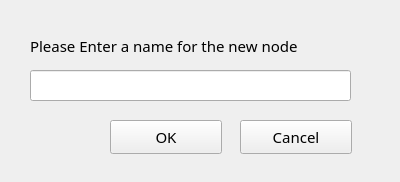
<?xml version="1.0" encoding="UTF-8"?>
<ui version="4.0">
 <class>Dialog</class>
 <widget class="QWidget" name="Dialog">
  <property name="geometry">
   <rect>
    <x>0</x>
    <y>0</y>
    <width>400</width>
    <height>182</height>
   </rect>
  </property>
  <property name="windowTitle">
   <string>Dialog</string>
  </property>
  <widget class="QLabel" name="label">
   <property name="geometry">
    <rect>
     <x>30</x>
     <y>30</y>
     <width>341</width>
     <height>31</height>
    </rect>
   </property>
   <property name="font">
    <font>
     <family>微软雅黑</family>
     <pointsize>11</pointsize>
    </font>
   </property>
   <property name="text">
    <string>Please Enter a name for the new node</string>
   </property>
  </widget>
  <widget class="QLineEdit" name="lineEdit">
   <property name="geometry">
    <rect>
     <x>30</x>
     <y>70</y>
     <width>321</width>
     <height>31</height>
    </rect>
   </property>
  </widget>
  <widget class="QPushButton" name="ok_btn">
   <property name="geometry">
    <rect>
     <x>110</x>
     <y>120</y>
     <width>112</width>
     <height>34</height>
    </rect>
   </property>
   <property name="font">
    <font>
     <family>微软雅黑</family>
     <pointsize>11</pointsize>
    </font>
   </property>
   <property name="text">
    <string>OK</string>
   </property>
  </widget>
  <widget class="QPushButton" name="cancel_btn">
   <property name="geometry">
    <rect>
     <x>240</x>
     <y>120</y>
     <width>112</width>
     <height>34</height>
    </rect>
   </property>
   <property name="font">
    <font>
     <family>微软雅黑</family>
     <pointsize>11</pointsize>
    </font>
   </property>
   <property name="text">
    <string>Cancel</string>
   </property>
  </widget>
 </widget>
 <layoutdefault spacing="6" margin="11"/>
 <resources/>
 <connections/>
</ui>
